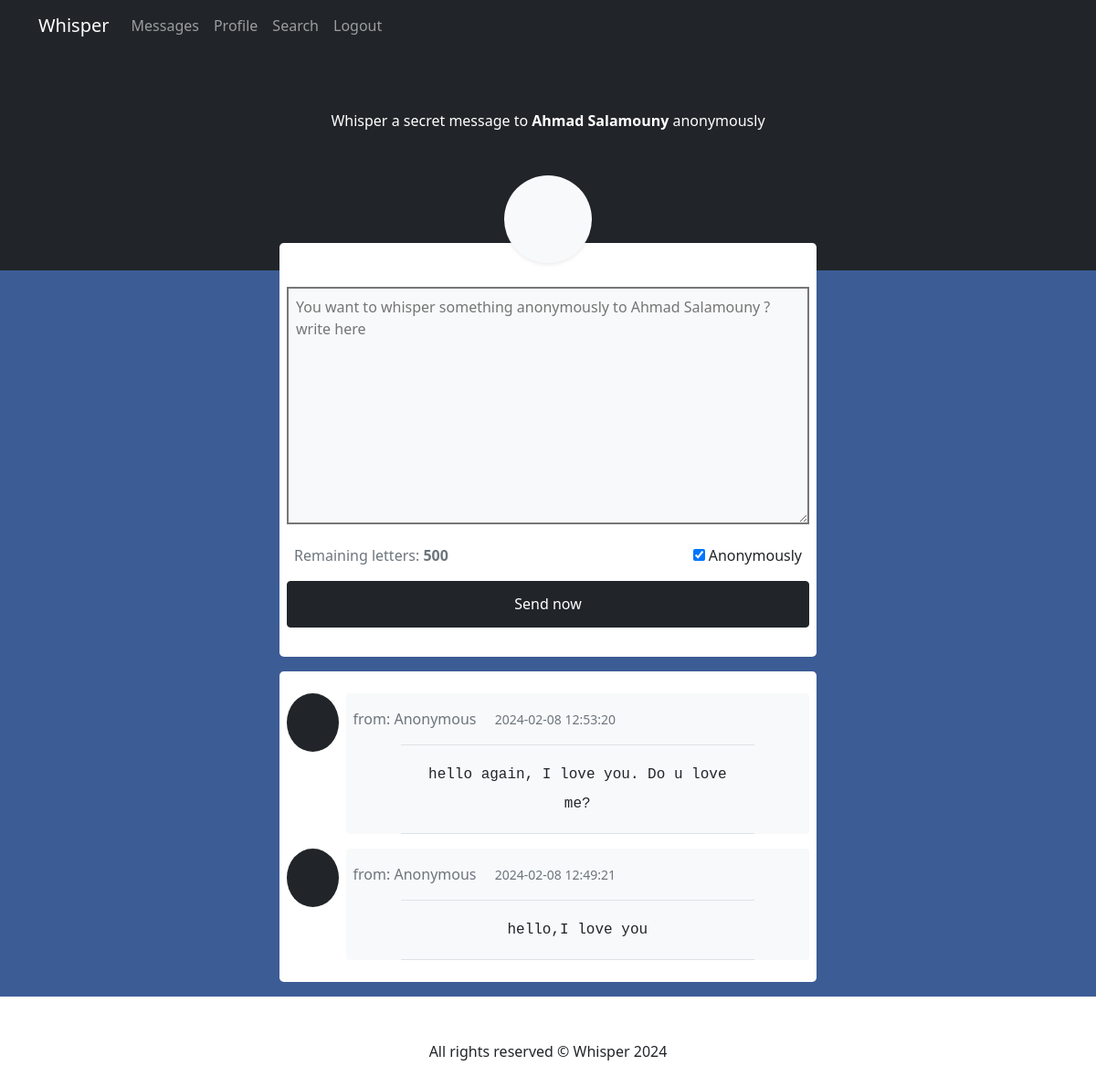
Page /users/1 on the committed database.
### app/models.py (models this page shows, shortened)
class User(Base):
    __tablename__ = 'users'
    id = Column(Integer, primary_key=True)
    name = Column(String(127))
    email = Column(String, unique=True, index=True)
    bio = Column(String(300), nullable=True)
    gender = Column(String(1), default='M')
    hashed_password = Column(String)
    joined_at = Column(DateTime, server_default=func.now())
    num_of_visitors = Column(Integer, default=0)
    allow_new_messages = Column(Boolean, default=True)
    allow_sending_images = Column(Boolean, default=True)
    allow_anonymous_users_messages = Column(Boolean, default=True)
    allow_notifications = Column(Boolean, default=True)
    hide_visitors_count = Column(Boolean, default=False)
    hide_last_seen = Column(Boolean, default=False)
    appear_in_search_results = Column(Boolean, default=True)

class Message(Base):
    __tablename__ = 'messages'
    id = Column(Integer, primary_key=True)
    content = Column(String, index=True)
    sender_id = Column(Integer, ForeignKey('users.id'), index=True)
    receiver_id = Column(Integer, ForeignKey('users.id'), index=True)
    sender = relationship('User', backref='sent_messages', foreign_keys=[sender_id])
    receiver = relationship('User', backref='received_messages', foreign_keys=[receiver_id])
    is_anonymous = Column(Boolean, default=True)
    is_public = Column(Boolean, default=False)
    is_featured = Column(Boolean, default=False)
    sent_at = Column(DateTime, server_default=func.now())
    is_seen = Column(Boolean, default=False)

### app/main.py (the view)
@app.get('/users/{user_id}', response_class=HTMLResponse)
async def read_user(request: Request, user_id: int, db: Session = Depends(get_db)):
    db_user = crud.get_user(db, user_id=user_id)
    if db_user is None:
        raise HTTPException(status_code=404, detail='User not found')
    request_user = await _get_request_user(request, db)
    if request_user and request_user.id == db_user.id:
        return RedirectResponse('/messages/', status_code=status.HTTP_302_FOUND)
    messages = crud.get_public_messages(db, user_id)
    user = crud.increase_user_visitors(db, user_id)
    context = {'user': user, 'messages': messages}
    return templates.TemplateResponse(
        request=request, name="user_page.html", context=context
    )

### templates/user_page.html (shortened to what this page needs)
{% extends "base.html" %}
{% block content %}
<div class="min-vh-100 d-flex flex-column align-items-center">
    <div class="w-100 bg-dark text-white py-5" style="height: 30vh"></div>
    <div class="w-100 flex-grow-1" style="background-color: #3C5C96;">
        <div class="w-100 m-auto">
            <div class="row">
                <div class="col-sm-12 col-md-8 col-lg-6 m-auto">
                    <div class="d-flex flex-column align-items-center" style="margin-top: -11rem">
                        <p class="mb-5 text-center text-white">
                            Whisper a secret message to <strong>{{user.full_name}}</strong> anonymously
                        </p>
                        <div class="rounded-circle bg-light shadow-sm" style="width: 6rem; height: 6rem; z-index: 10; margin-bottom: -1.4rem;"></div>
                        <div class="w-100 pt-5 pb-2 px-2 bg-white rounded-3">
                            <form class="w-100" action="{{ url_for('create_messsage_for_user', user_id=user.id) }}" method="post">
                                <textarea onchange="updateRemainingChars()" id="message-content" class="w-100 border-2 bg-light p-2" name="content" maxlength="500" cols="30" rows="10" required placeholder="You want to whisper something anonymously to {{user.full_name}} ? write here"></textarea>
                                <div class="py-3 px-2 d-flex justify-content-between align-items-center">
                                    <span class=" text-muted">Remaining letters: <strong id="remaining-letters"></strong></span>
                                    <div>
                                        <input type="checkbox" name="anonymously" checked>
                                        <label for="anonymously">Anonymously</label>
                                    </div>
                                </div>
                                <input class="btn btn-dark w-100" style="padding: 0.8rem;" type="submit" value="Send now">
                            </form>
                            <div class="mt-2 p-2 d-flex justify-content-between align-items-center">
                            </div>
                        </div>
                    </div>
                    <div class="w-100">
                        {% if messages %}
                            <div class="my-3 bg-white rounded-3 p-2">
                                {% with messages=messages, public=True %}
                                    {% include 'components/messages_list.html' %}
                                {% endwith %}
                            </div>
                        {% endif %}
                    </div>
                </div>
            </div>
        </div>
    </div>
</div>
{% endblock %}

### templates/components/messages_list.html
<div class="bg-white w-100">
    {% for m in messages %}
        <div class="my-3">
            {% with message=m, public=public %}
                {% if type=='sent' %}
                    {% include 'components/sent_message_card.html' %}
                {% else %}
                    {% include 'components/received_message_card.html' %}
                {% endif %}
            {% endwith %}
        </div>
    {% endfor %}
</div>

### templates/components/received_message_card.html (shortened to what this page needs)
<div class="w-100 d-flex align-items-start">
    <div class="rounded-circle bg-dark" style="width: 4rem; height:4rem"></div>
    <div class="ms-2 w-100 bg-light px-2 rounded-2">
        <div class="my-3 d-flex justify-content-between align-items-center">
            <div class="text-muted">
                <span>
                    from: {% if not message.is_anonymous and message.sender %} <a href="{{url_for('read_user', user_id=message.sender_id)}}">{{message.sender.full_name}}</a> {% else %} Anonymous {% endif %}
                </span>
                <small class="ms-3">{{message.sent_at}}</small>
            </div>
        </div>
        <div class="row">
            <p class="py-3 border-top border-bottom lh-lg font-monospace text-center my-0 mx-auto col-sm-12 col-lg-9">{{ message.content }}</p>
        </div>
    </div>
</div>

### rows in the picture
User: full_name "Ahmad Salamouny", content "You want to whisper something anonymously to Ahmad Salamouny ? write here"
Message: is_anonymous "Anonymous", sent_at "2024-02-08 12:53:20", content "hello again, I love you. Do u love me?"
Message: is_anonymous "Anonymous", sent_at "2024-02-08 12:49:21", content "hello,I love you"
